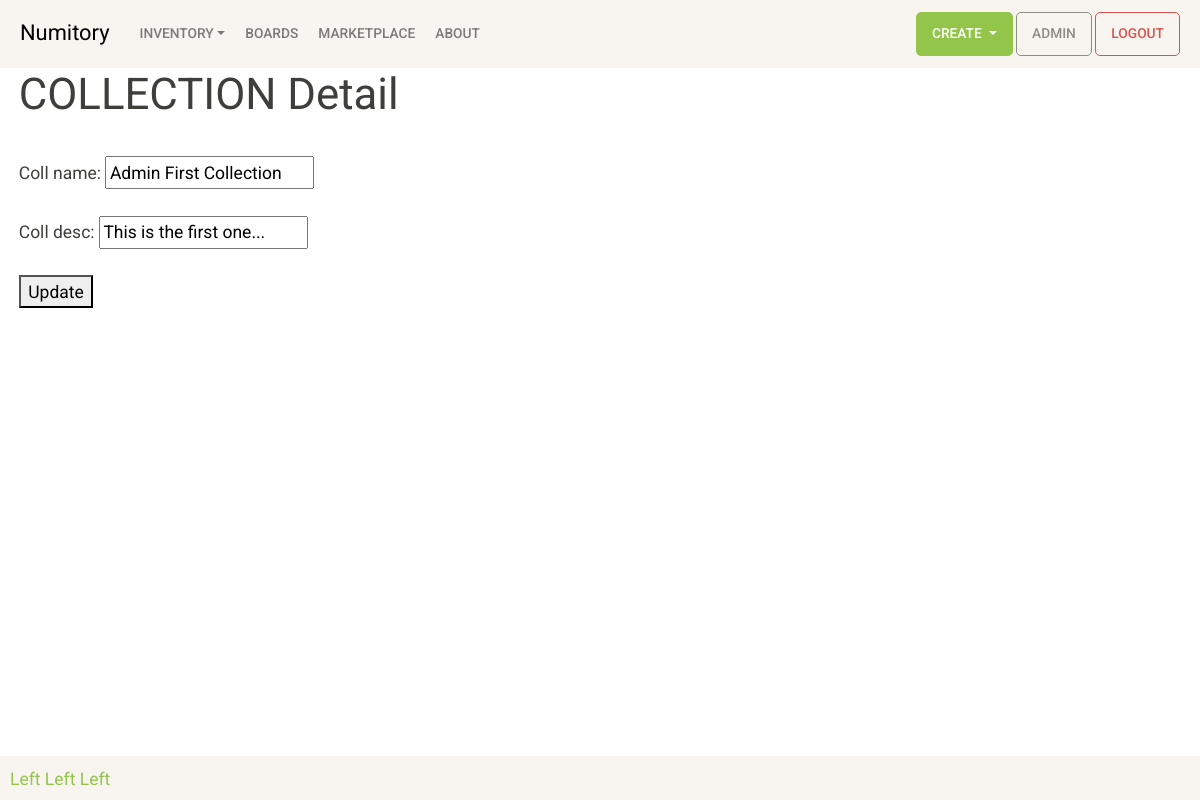
Page /inventory/collection/1/ (signed in) on the earlier database version.
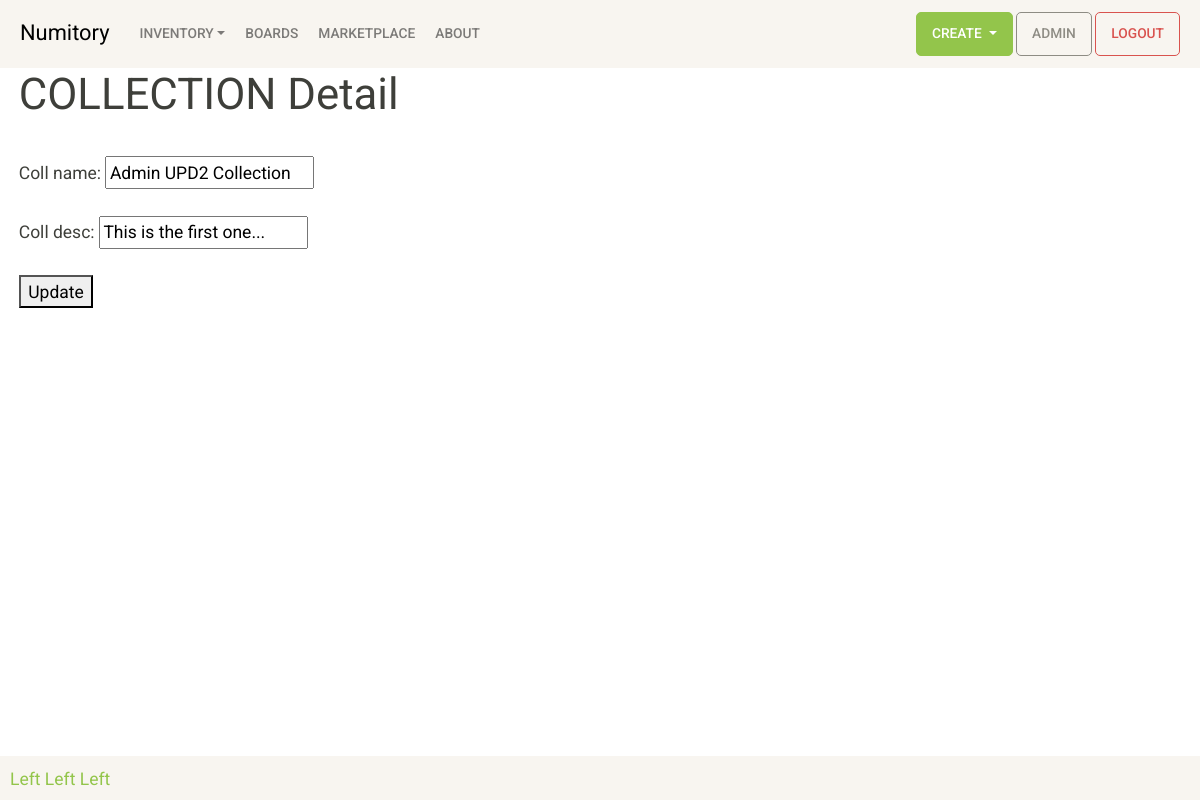
Same page on the later database version.
### inventory/models.py (models this page shows, shortened)
class Collection(models.Model):
    coll_name = models.CharField(max_length=100, unique=True)
    coll_desc = models.CharField(max_length=250)
    recycled = models.BooleanField(default=False)
    created = models.DateTimeField(auto_now_add=True)
    user = models.ForeignKey(User, on_delete=models.CASCADE)

### inventory/views.py (the view, shortened to what this page needs)
# urls.py: path('collection/<int:coll_pk>/', views.colldetail, name='colldetail'),
def colldetail(request, coll_pk):
    collection = get_object_or_404(Collection, pk=coll_pk, user=request.user)
    if request.method == 'GET':
        form = CollectionCreateForm(instance=collection)
        return render(request, 'inventory/colldetail.html', {'collection': collection, 'form':form})

### inventory/forms.py
class CollectionCreateForm(ModelForm):
    class Meta:
        model = Collection
        fields = [
            'coll_name',
            'coll_desc',
        ]

### inventory/templates/inventory/colldetail.html (shortened to what this page needs)
{% extends 'inventory/base.html' %}
{% block content %}
    <h1>COLLECTION Detail</h1>
    <br>
    <form method="POST">
        {{ form.as_p }}
        <button type="submit">Update</button>
    </form>
{% endblock content %}

Differences in the rows shown:
changed Collection "This is the first one...": coll_name "Admin First Collection" → "Admin UPD2 Collection"
